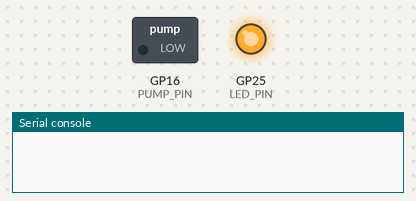
A program run on a simulated Raspberry Pi Pico running MicroPython. Parts: switched loads named in the program (green lamp = pin HIGH), output pins drawn as LEDs (lit = HIGH), the last lines printed to the serial console. WiFi joins after 1.5 s; the clock reads 2024-03-15 10:24:30 at power-on unless the program sets it; values from a settings file that is not in the repository are placeholders.

Above: at 0.1 s.
At 2.1 s:
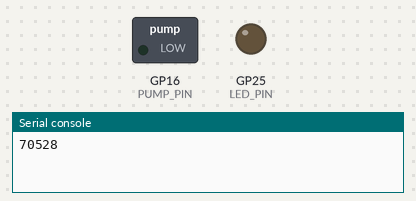
Timing chart, 0 to 3.6 s (numbered marks = the images above):
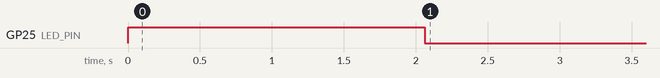

The program:

main.py
```python
import network
from time import sleep
import time
import machine
import ntptime

from credentials import password, ssid

PUMP_PIN = machine.Pin(16, machine.Pin.OUT)
LED_PIN = machine.Pin("LED", machine.Pin.OUT)

MINUTE = 60
HOUR = 60 * MINUTE
DAY = 24 * HOUR
UTC_OFFSET = 3
PUMP_START_AT_HOUR = 9
PUMP_START_INTERVAL_DAYS = 1
PUMP_OPENED_DURATION_SECONDS = 10


def connect_to_wlan():
    wlan = network.WLAN(network.STA_IF)
    wlan.active(True)
    wlan.connect(ssid, password)
    while wlan.isconnected() == False:
        sleep(1)

def disconnect_from_wlan():
    wlan = network.WLAN(network.STA_IF)
    wlan.disconnect()
    wlan.active(False)


def get_time_to_sleep(current_timestamp):
    # sleep till next day at PUMP_START_AT_HOUR
    target_timestamp = current_timestamp + 1 * DAY
    target_timestamp = (target_timestamp // DAY) * DAY + PUMP_START_AT_HOUR * HOUR
    return target_timestamp - current_timestamp


def open_pump():
    PUMP_PIN.value(1)
    sleep(PUMP_OPENED_DURATION_SECONDS)
    PUMP_PIN.value(0)


def is_watering_day(timestamp):
    return (get_day_of_year(timestamp) % PUMP_START_INTERVAL_DAYS) == 0


def is_before_watering_time(timestamp):
    return get_hour(timestamp) < PUMP_START_AT_HOUR


def is_watering_time(timestamp):
    return get_hour(timestamp) == PUMP_START_AT_HOUR


def get_hour(timestamp):
    time_tuple = time.localtime(timestamp)
    return time_tuple[3]


def get_day_of_year(timestamp):
    time_tuple = time.localtime(timestamp)
    year_day = time_tuple[7]
    return year_day


def set_rtc_clock():
    try:
        LED_PIN.value(1)
        connect_to_wlan()
        ntptime.settime()
        disconnect_from_wlan()
        LED_PIN.value(0)
    except KeyboardInterrupt:
        machine.reset()


set_rtc_clock()
while True:
    current_timestamp = time.time() + UTC_OFFSET * HOUR
    if is_watering_time(current_timestamp) and is_watering_day(current_timestamp):
        open_pump()

    time_to_sleep = get_time_to_sleep(current_timestamp)
    print(time_to_sleep)
    sleep(time_to_sleep)
```
